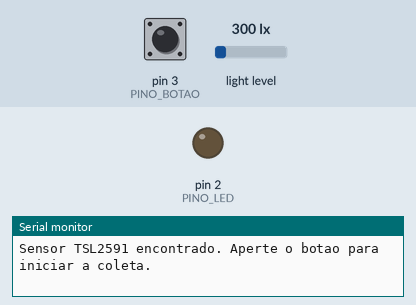
Simulated run of this sketch. Board: Arduino Uno, built with avr-gcc and run on an emulated ATmega328P. Shown: output pins drawn as LEDs (lit = HIGH), the last lines printed to the serial monitor. Inputs (shaded band) come from the test bench; at power-on: pin 3 (PINO_BOTAO) HIGH, light level 300 lx.

Above: at 1.2 s.
1.3 s: pin 3 (PINO_BOTAO) pulled LOW for 0.15 s
At 2.4 s:
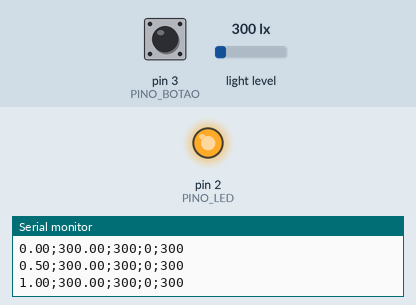
2.9 s: pin 3 (PINO_BOTAO) pulled LOW for 1 s
At 3.7 s:
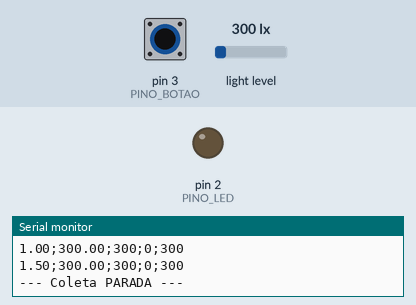
5.4 s: pin 3 (PINO_BOTAO) pulled LOW for 3.2 s
At 6.8 s:
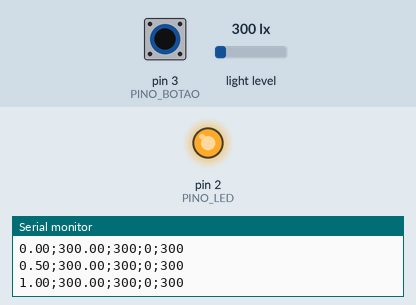
Timing chart, 0 to 8.4 s (numbered marks = the images above; inputs shaded):
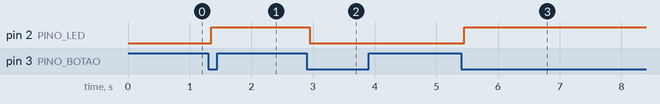

Measured:
- after the input at 1.3 s, pin 2 (PINO_LED): LOW → HIGH after 0.05 s
- after the input at 2.9 s, pin 2 (PINO_LED): HIGH → LOW after 0.05 s
- after the input at 5.4 s, pin 2 (PINO_LED): LOW → HIGH after 0.05 s

The sketch:

controle_tsl2591.ino
```cpp
// =====================================================================
//  Coleta de luminosidade com o sensor TSL2591 (Adafruit) controlada
//  por um botão, com um LED indicando quando a coleta está ativa.
//
//  Funcionamento:
//   - Ao energizar a placa: nada acontece (LED apagado, sem coleta).
//   - 1º toque no botão: o LED acende e o sensor começa a coletar dados.
//   - 2º toque no botão: o LED apaga e o sensor para de coletar.
//   - Os toques seguintes continuam alternando entre ligado e desligado.
//
//  Ligações (iguais ao diagrama do Fritzing em docs/circuito.jpg):
//   - TSL2591 VIN -> 5V | GND -> GND | SCL -> A5 | SDA -> A4
//   - LED: pino 2 -> resistor (220 a 330 ohms) -> perna longa (+) do LED;
//          perna curta (-) do LED -> GND
//   - Botão: um lado -> pino 3 | outro lado -> GND
//            (sem resistor externo: usamos o pull-up interno do Arduino)
//
//  Bibliotecas necessárias (Arduino IDE > Ferramentas > Gerenciar
//  Bibliotecas):
//   - "Adafruit TSL2591 Library"
//   - "Adafruit Unified Sensor" (instalada junto, é uma dependência)
// =====================================================================

#include <Wire.h>              // Inclui a biblioteca de comunicação I2C (usada pelo sensor nos pinos A4/A5)
#include <Adafruit_Sensor.h>   // Inclui a biblioteca base de sensores da Adafruit (exigida pela biblioteca do TSL2591)
#include <Adafruit_TSL2591.h>  // Inclui a biblioteca específica do sensor de luz TSL2591

// ----------------------------- Pinos ---------------------------------
const int PINO_LED   = 2;  // Define que o LED está ligado no pino digital 2 (fio amarelo)
const int PINO_BOTAO = 3;  // Define que o botão está ligado no pino digital 3 (fio laranja)

// -------------------------- Configurações ----------------------------
const unsigned long INTERVALO_LEITURA_MS = 500; // Define o tempo (em milissegundos) entre uma leitura e outra do sensor
const unsigned long TEMPO_DEBOUNCE_MS    = 50;  // Define o tempo para ignorar o "tremido" (bounce) do contato do botão

// ------------------------- Objeto do sensor --------------------------
Adafruit_TSL2591 sensor = Adafruit_TSL2591(2591); // Cria o objeto "sensor" que representa o TSL2591 (2591 é só um número de identificação)

// ------------------------ Variáveis de estado ------------------------
bool coletando = false;                 // Guarda se a coleta está ativa (true) ou parada (false); começa parada
bool sensorOk  = false;                 // Guarda se o sensor foi encontrado corretamente na inicialização
int  leituraAnteriorBotao = HIGH;       // Guarda a última leitura "bruta" do botão (HIGH = solto, por causa do pull-up)
int  estadoEstavelBotao   = HIGH;       // Guarda o estado do botão já filtrado (sem o tremido)
unsigned long instanteMudancaBotao = 0; // Guarda o instante (em ms) em que a leitura do botão mudou pela última vez
unsigned long instanteUltimaLeitura = 0;// Guarda o instante (em ms) da última leitura do sensor
unsigned long instanteInicioColeta  = 0;// Guarda o instante (em ms) em que a coleta atual começou


// =====================================================================
//  setup(): roda UMA vez quando a placa é ligada ou reiniciada
// =====================================================================
void setup() {
  Serial.begin(9600); // Inicia a comunicação com o computador (Monitor Serial) a 9600 bauds

  pinMode(PINO_LED, OUTPUT);         // Configura o pino do LED como SAÍDA (o Arduino vai fornecer tensão a ele)
  digitalWrite(PINO_LED, LOW);       // Garante que o LED comece APAGADO ao energizar a placa
  pinMode(PINO_BOTAO, INPUT_PULLUP); // Configura o pino do botão como ENTRADA com resistor pull-up interno:
                                     // solto = HIGH (5V); apertado = LOW (ligado ao GND pelo botão)

  sensorOk = sensor.begin(); // Tenta encontrar o sensor no barramento I2C; devolve true se ele respondeu
                             // (a biblioteca deixa o sensor em modo de baixo consumo até a primeira leitura)

  if (sensorOk) {                                    // Se o sensor foi encontrado...
    sensor.setGain(TSL2591_GAIN_MED);                // ...ajusta o ganho para médio (25x), bom para luz ambiente
    sensor.setTiming(TSL2591_INTEGRATIONTIME_100MS); // ...ajusta o tempo de exposição de cada leitura para 100 ms
    Serial.println(F("Sensor TSL2591 encontrado. Aperte o botao para iniciar a coleta.")); // ...avisa que está pronto
  } else {                                                          // Se o sensor NÃO foi encontrado...
    Serial.println(F("ERRO: TSL2591 nao encontrado. Verifique VIN, GND, SDA (A4) e SCL (A5).")); // ...mostra o erro
  }
  // Nenhuma coleta é iniciada aqui: o circuito fica parado esperando o botão.
}


// =====================================================================
//  loop(): roda repetidamente, para sempre, depois do setup()
// =====================================================================
void loop() {
  verificarBotao(); // Confere se o botão foi apertado e, se foi, liga/desliga a coleta

  if (coletando && sensorOk) {                                    // Só lê o sensor se a coleta estiver ativa e o sensor estiver OK
    if (millis() - instanteUltimaLeitura >= INTERVALO_LEITURA_MS) { // Confere se já passou o intervalo desde a última leitura
      instanteUltimaLeitura = millis();                            // Marca o instante desta leitura
      lerSensor();                                                 // Faz a leitura e envia os dados para o Monitor Serial
    }
  }
}


// =====================================================================
//  verificarBotao(): detecta um novo aperto do botão (com debounce)
//  e alterna entre "coletando" e "parado"
// =====================================================================
void verificarBotao() {
  int leitura = digitalRead(PINO_BOTAO); // Lê o pino do botão agora (HIGH = solto, LOW = apertado)

  if (leitura != leituraAnteriorBotao) { // Se a leitura mudou em relação à anterior (pode ser tremido do contato)...
    instanteMudancaBotao = millis();     // ...anota o instante da mudança para esperar ela se estabilizar
  }

  if (millis() - instanteMudancaBotao > TEMPO_DEBOUNCE_MS) { // Se a leitura ficou igual por mais que o tempo de debounce...
    if (leitura != estadoEstavelBotao) {                     // ...e ela é diferente do último estado estável...
      estadoEstavelBotao = leitura;                          // ...aceita essa leitura como o novo estado do botão

      if (estadoEstavelBotao == LOW) { // Só age no momento em que o botão é APERTADO (não quando é solto)
        alternarColeta();              // Liga a coleta se estava parada, ou desliga se estava ativa
      }
    }
  }

  leituraAnteriorBotao = leitura; // Guarda a leitura atual para comparar na próxima passagem do loop
}


// =====================================================================
//  alternarColeta(): troca o estado entre coletando e parado
// =====================================================================
void alternarColeta() {
  coletando = !coletando; // Inverte o estado: se era false vira true, se era true vira false

  if (coletando) {                                 // Se a coleta acabou de ser LIGADA...
    digitalWrite(PINO_LED, HIGH);                  // ...acende o LED
    instanteInicioColeta  = millis();              // ...marca o início da coleta (para contar o tempo a partir de zero)
    instanteUltimaLeitura = millis() - INTERVALO_LEITURA_MS; // ...faz a primeira leitura acontecer imediatamente
    Serial.println(F("--- Coleta INICIADA ---"));  // ...avisa no Monitor Serial
    Serial.println(F("tempo_s;lux;luz_total;infravermelho;visivel")); // ...imprime o cabeçalho das colunas de dados
  } else {                                         // Se a coleta acabou de ser DESLIGADA...
    digitalWrite(PINO_LED, LOW);                   // ...apaga o LED
    Serial.println(F("--- Coleta PARADA ---"));    // ...avisa no Monitor Serial
  }
}


// =====================================================================
//  lerSensor(): lê o TSL2591 e imprime uma linha de dados
// =====================================================================
void lerSensor() {
  uint32_t leituraCompleta = sensor.getFullLuminosity(); // Lê os dois canais do sensor de uma vez (leva ~100 ms)
  uint16_t infravermelho = leituraCompleta >> 16;        // Separa os 16 bits de cima: canal infravermelho (IR)
  uint16_t total = leituraCompleta & 0xFFFF;             // Separa os 16 bits de baixo: canal total (visível + IR)
  uint16_t visivel = total - infravermelho;              // Calcula a parte visível: total menos o infravermelho
  float lux = sensor.calculateLux(total, infravermelho); // Converte os valores brutos em lux (unidade de iluminância)

  float tempo = (millis() - instanteInicioColeta) / 1000.0; // Calcula há quantos segundos a coleta começou

  Serial.print(tempo, 2);         // Imprime o tempo em segundos, com 2 casas decimais
  Serial.print(';');              // Imprime o separador de colunas
  Serial.print(lux, 2);           // Imprime a iluminância em lux, com 2 casas decimais
  Serial.print(';');              // Imprime o separador de colunas
  Serial.print(total);            // Imprime o valor bruto do canal total
  Serial.print(';');              // Imprime o separador de colunas
  Serial.print(infravermelho);    // Imprime o valor bruto do canal infravermelho
  Serial.print(';');              // Imprime o separador de colunas
  Serial.println(visivel);        // Imprime o valor bruto da luz visível e pula para a próxima linha
  // Observação: se aparecer lux negativo ou -1, o sensor saturou (luz forte demais
  // para o ganho escolhido). Nesse caso troque TSL2591_GAIN_MED por TSL2591_GAIN_LOW no setup().
}
```
